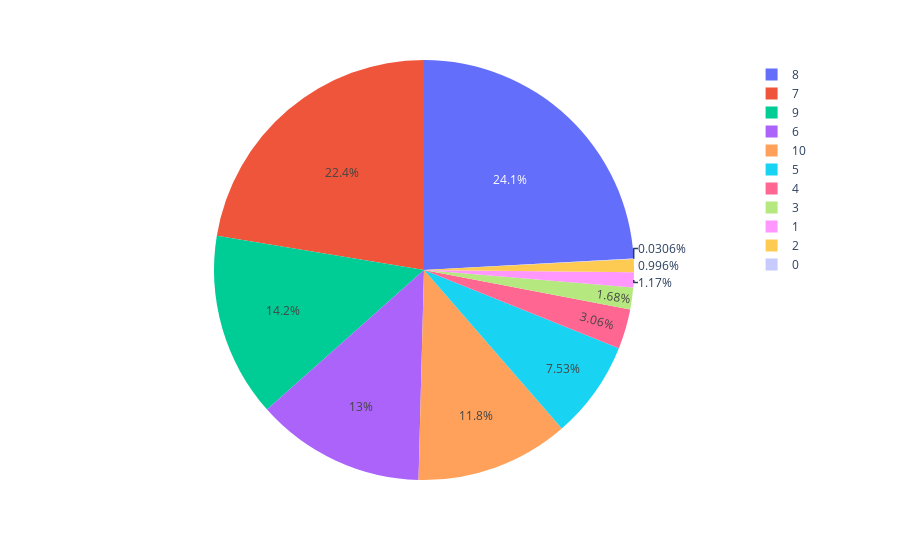

The cell this chart's notebook holds for it:
### Code cell
## Let's have a look at the distribution of the ratings of all the movies given by the viewers:
ratings = data["Ratings"].value_counts()
numbers = ratings.index
quantity = ratings.values
import plotly.express as px
fig = px.pie(data, values=quantity, names=numbers)
fig.show()

### Figure 1 — Plotly figure (JSON) as saved in the notebook; plotly's stock layout.template omitted (floating-point values rounded to 4 significant figures)
{"data": [{"domain": {"x": [0, 1], "y": [0, 1]}, "hovertemplate": "label=%{label}<br>value=%{value}<extra></extra>", "labels": [8, 7, 9, 6, 10, 5, 4, 3, 1, 2, 0], "legendgroup": "", "name": "", "showlegend": true, "type": "pie", "values": [219311, 203476, 128749, 118323, 107284, 68458, 27779, 15258, 10663, 9053, 278]}], "layout": {"legend": {"tracegroupgap": 0}, "margin": {"t": 60}}}
